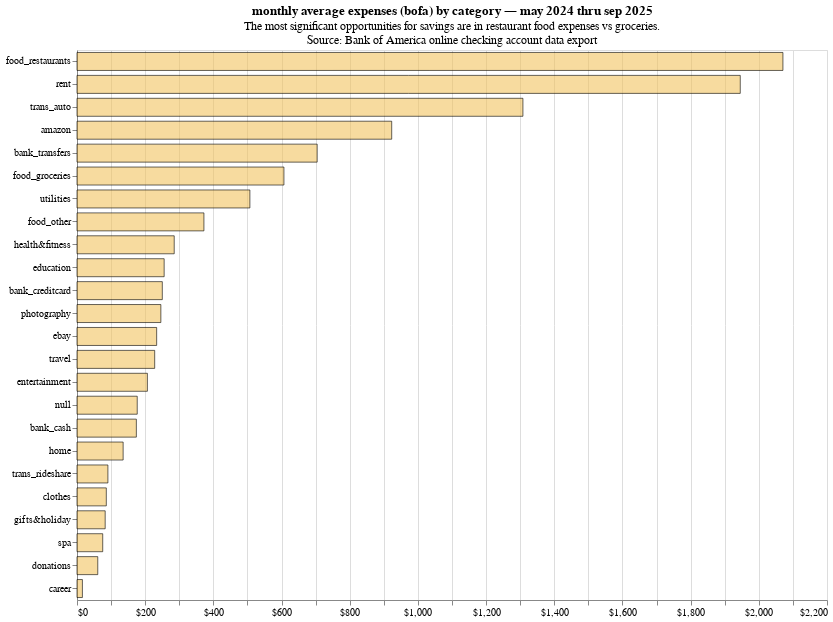

The cell this chart's notebook holds for it:
### Code cell
monthly_average_by_category = alt.Chart(
    df_categorized.group_by('Category').agg(
        (pl.col('Expense').sum() / elapsed_months).round(2).alias('Expenses')
    ),
    title=alt.Title(
        'monthly average expenses (bofa) by category — may 2024 thru sep 2025',
        subtitle=[
            'The most significant opportunities for savings are in restaurant food expenses vs groceries.',
            source_description,
        ]
    ),
    width=750,
    height=550,
).mark_bar(
    color=base_color,
    opacity=base_opacity,
    stroke='black',
    height=18,
).encode(
    y=alt.Y('Category', title='', sort=alt.SortField('Expenses', order='descending')),
    x=alt.X('Expenses', title='', axis=alt.Axis(format='$,d')),
    tooltip='custom_tooltip:N'
).transform_calculate(
    custom_tooltip='"$" + datum.Expenses'
)

monthly_average_by_category

### Figure 1 — Vega-Lite specification as saved in the notebook (floating-point values rounded to 4 significant figures)
{"usermeta": {"embedOptions": {"theme": "ggplot2"}}, "config": {"view": {"continuousWidth": 300, "continuousHeight": 300}}, "data": {"name": "data-d59a487e69cdb8b5c391d4e16e3844b4"}, "mark": {"type": "bar", "color": "#f2c45f", "height": 18, "opacity": 0.6, "stroke": "black"}, "encoding": {"tooltip": {"field": "custom_tooltip", "type": "nominal"}, "x": {"axis": {"format": "$,d"}, "field": "Expenses", "title": "", "type": "quantitative"}, "y": {"field": "Category", "sort": {"field": "Expenses", "order": "descending"}, "title": "", "type": "nominal"}}, "height": 550, "title": {"text": "monthly average expenses (bofa) by category — may 2024 thru sep 2025", "subtitle": ["The most significant opportunities for savings are in restaurant food expenses vs groceries.", "Source: Bank of America online checking account data export"]}, "transform": [{"calculate": "\"$\" + datum.Expenses", "as": "custom_tooltip"}], "width": 750, "$schema": "https://vega.github.io/schema/vega-lite/v5.20.1.json", "datasets": {"data-d59a487e69cdb8b5c391d4e16e3844b4": [{"Category": "food_groceries", "Expenses": 607.0}, {"Category": "photography", "Expenses": 246.0}, {"Category": "spa", "Expenses": 75.48}, {"Category": "gifts&holiday", "Expenses": 82.7}, {"Category": "career", "Expenses": 15.88}, {"Category": "bank_creditcard", "Expenses": 250.3}, {"Category": "food_restaurants", "Expenses": 2071.0}, {"Category": "bank_cash", "Expenses": 174.2}, {"Category": "entertainment", "Expenses": 206.5}, {"Category": "health&fitness", "Expenses": 285.2}, {"Category": "ebay", "Expenses": 233.7}, {"Category": "amazon", "Expenses": 923.2}, {"Category": "travel", "Expenses": 227.9}, {"Category": "trans_auto", "Expenses": 1308.0}, {"Category": "home", "Expenses": 135.4}, {"Category": "donations", "Expenses": 60.93}, {"Category": null, "Expenses": 176.7}, {"Category": "utilities", "Expenses": 507.1}, {"Category": "clothes", "Expenses": 85.99}, {"Category": "bank_transfers", "Expenses": 704.6}, {"Category": "trans_rideshare", "Expenses": 90.69}, {"Category": "food_other", "Expenses": 372.3}, {"Category": "education", "Expenses": 255.7}, {"Category": "rent", "Expenses": 1946.0}]}}
